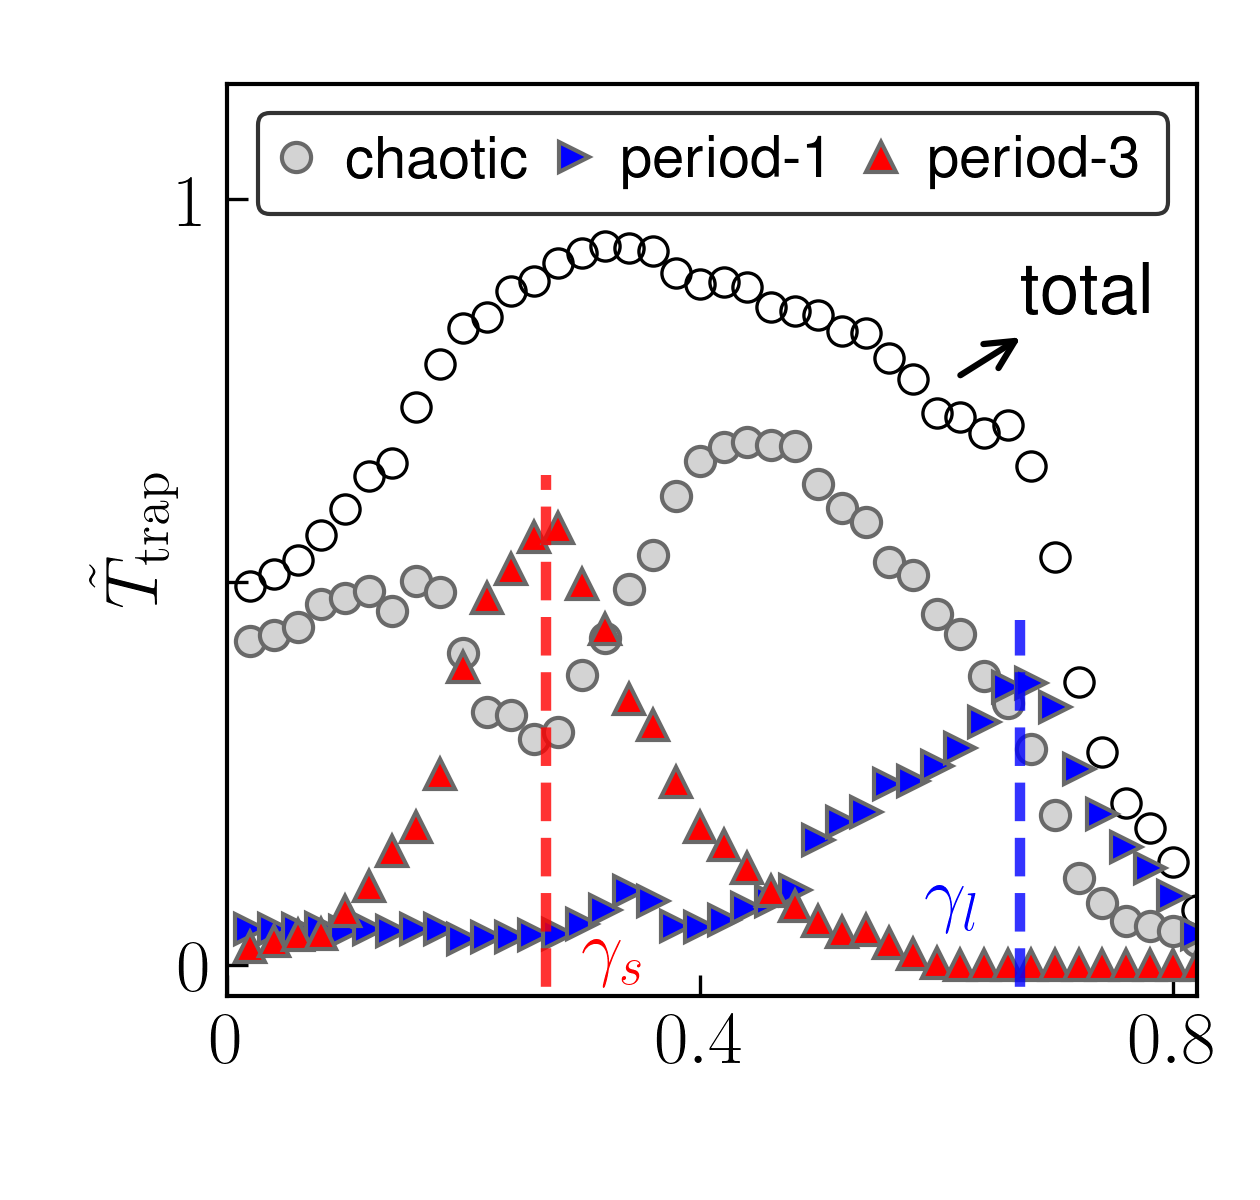

This figure's Python source:
# Plot script for figure 4a.

import matplotlib.pyplot as plt
import sys
from pathlib import Path

ROOT = Path(__file__).resolve().parents[1]
sys.path.insert(0, str(ROOT))
from paperfig import *


def plot_fig4a():
    # ----------------------------
    # Settings
    # ----------------------------
    fontsize = 18
    ms = 7
    mew = 0.8
    lw = 1
    legend_fontsize = fontsize - 3

    A = 0.12
    omega = 2 * np.pi
    T = 300
    circle_num = 10
    per_data = 2

    setup_style(
        fontsize=fontsize,
        font="Helvetica",
        usetex="auto",
        axes_lw=1.0,
        lines_lw=0.1,
        tick_size=5.0,
    )

    fig, ax = plt.subplots(figsize=(4.2, 4.0), dpi=300)

 
    data_dir = ROOT / "figure4" / "data_fig4a"
    fn = f"island_contri_ag3_A_{A:.2f}_omega_{omega:.2f}_T_{T:.0f}_circle_{circle_num}_period_6.txt"
    fpath = data_dir / fn
    if not fpath.exists():
        raise FileNotFoundError(f"Missing final data file:\n  {fpath}\n"
                                f"Export it first with np.savetxt() into figure4/data_fig4a/")

    dat = np.loadtxt(fpath, delimiter=",", skiprows=1)

    gamma   = dat[:, 0]
    total   = dat[:, 1]
    chaotic = dat[:, 2]
    period1 = dat[:, 3]
    period3 = dat[:, 4]

    # ----------------------------
    ax.plot(
        gamma[::per_data],
        total[::per_data],
        color="k",
        marker="o",
        markersize=ms,
        mec="k",
        mfc="none",
        mew=mew,
        ls="none",
    )

    markers_local = ["o", ">", "^"]
    colors_local = ["Lightgrey", "Blue", "Red"]
    labels_local = ["chaotic", "period-1", "period-3"]

    ax.plot(
        gamma[::per_data],
        chaotic[::per_data],
        label=labels_local[0],
        color=colors_local[0],
        marker=markers_local[0],
        markersize=ms,
        mew=1,
        ls="none",
        mec="dimgrey",
        mfc=colors_local[0],
        alpha=1,
    )
    ax.plot(
        gamma[::per_data],
        period1[::per_data],
        label=labels_local[1],
        color=colors_local[1],
        marker=markers_local[1],
        markersize=ms,
        mew=1,
        ls="none",
        mec="dimgrey",
        mfc=colors_local[1],
        alpha=1,
    )
    ax.plot(
        gamma[::per_data],
        period3[::per_data],
        label=labels_local[2],
        color=colors_local[2],
        marker=markers_local[2],
        markersize=ms,
        mew=1,
        ls="none",
        mec="dimgrey",
        mfc=colors_local[2],
        alpha=1,
    )

    ax.set_xlim([0, 0.82])
    ax.set_ylim([-0.04, 1.15])
    ax.set_yticks([0, 0.5, 1])
    ax.set_yticklabels([r"$0$", "", r"$1$"])
    ax.set_xticks([0, 0.4, 0.8])
    ax.set_xticklabels([r"$0$", r"$0.4$", r"$0.8$"])
    ax.set_ylabel(r"$\tilde{T}_{\mathrm{trap}}$", fontsize=fontsize, labelpad=0)

    ax.annotate(
        "total",
        fontsize=legend_fontsize + 2,
        xy=(0.62, 0.77),
        xytext=(0.67, 0.85),
        arrowprops=dict(arrowstyle="<-", color="k", lw=1.5, shrinkA=0, shrinkB=0),
    )

    ax.minorticks_off()
    ax.legend(
        ncol=3,
        columnspacing=0.5,
        fontsize=legend_fontsize - 1,
        handletextpad=0.6,
        edgecolor="k",
        labelspacing=0.4,
        handlelength=0.5,
    )

    ax.text(0.3, -0.01, r"$\gamma_s$", fontsize=fontsize, color="r")
    ax.text(0.59, 0.06, r"$\gamma_l$", fontsize=fontsize, color="b")
    ax.vlines(0.27, -0.1, 0.64, ls="--", lw=2.5, color="r", alpha=0.8)
    ax.vlines(0.67, -0.1, 0.45, ls="--", lw=2.5, color="b", alpha=0.8)

    fig.subplots_adjust(left=0.18, bottom=0.17, right=0.95, top=0.93)

    if save_bool:
        save_path = ROOT / "figure4" / "fig4a.png"
        plt.savefig(save_path, dpi=300)
    else:
        plt.show()


if __name__ == "__main__":
    save_bool = True
    plot_fig4a()